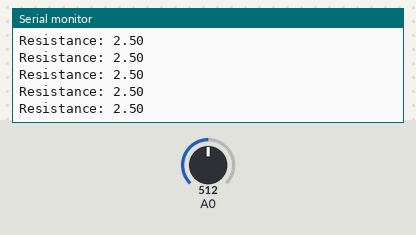
Bench run of a sketch on a simulated Arduino Uno, built with avr-gcc and run on an emulated ATmega328P. Shown: the last lines printed to the serial monitor. The inputs (shaded band) are chosen by the test bench; at power-on: A0 = 512.

Above: at 1.2 s.
1.3 s: A0 set to 716
At 1.31 s:
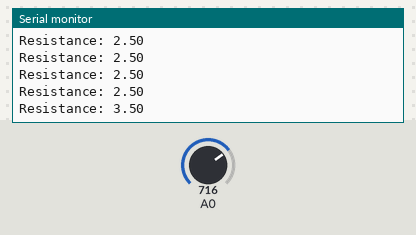
2.8 s: A0 set to 900
At 2.82 s:
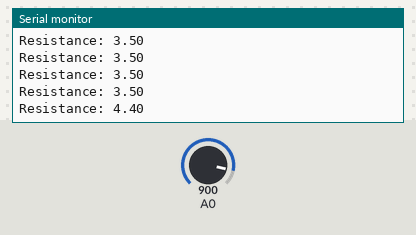
Timing chart, 0 to 5.8 s (numbered marks = the images above; inputs shaded):
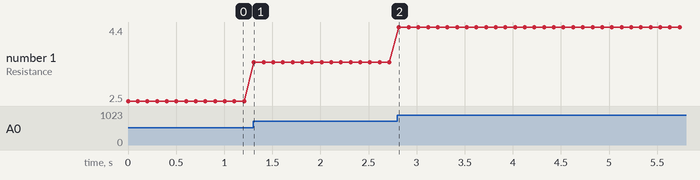

Measured:
- after the input at 1.3 s, the serial monitor: prints a new line at once (image 1)
- after the input at 2.8 s, the serial monitor: prints a new line at once (image 2)
- plotted number 1: 2.5 → 3.5 after the input at 1.3 s, 3.5 → 4.4 after the input at 2.8 s

The sketch:

Resistance_calculator.ino
```cpp
int analog=A1;
int analogValue=0;
void setup() {
  // initialize serial communication at 9600 bits per second:
  Serial.begin(9600);
}

// the loop routine runs over and over again forever:
void loop() {
  // read the input on analog pin 0:
  analogValue = analogRead(A0);
  // Convert the analog reading (which goes from 0 - 1023) to a voltage (0 - 5V):
  float resistor = analogValue * (5.0 / 1023.0);
  // print out the value you read:
  Serial.print("Resistance: ");
  Serial.println(resistor);
  delay(100);
}
```
